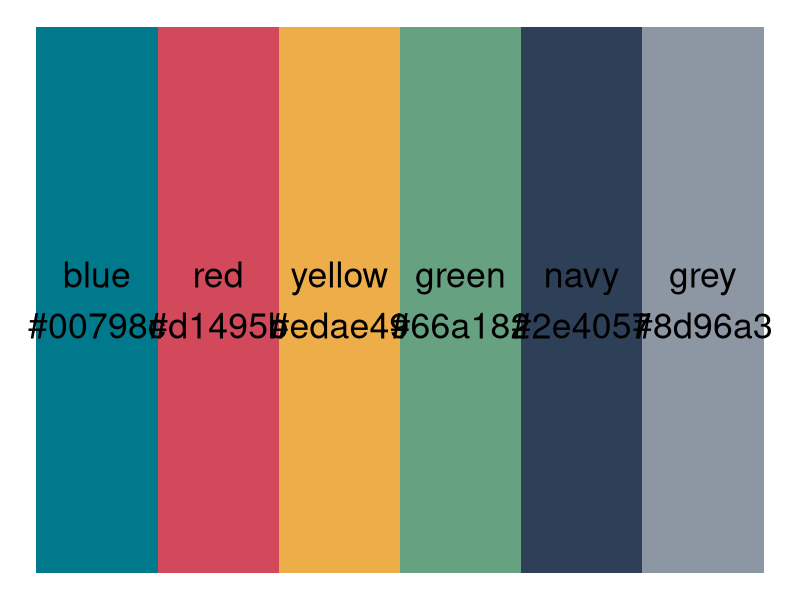
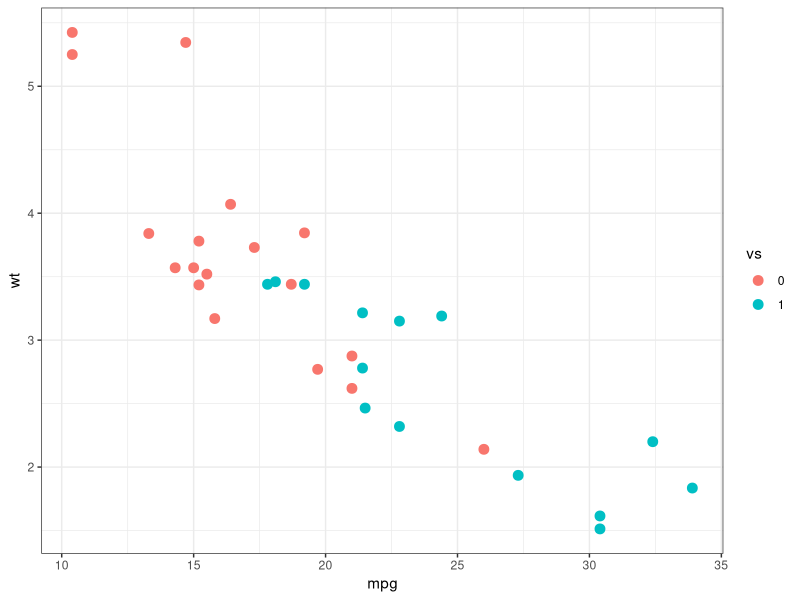
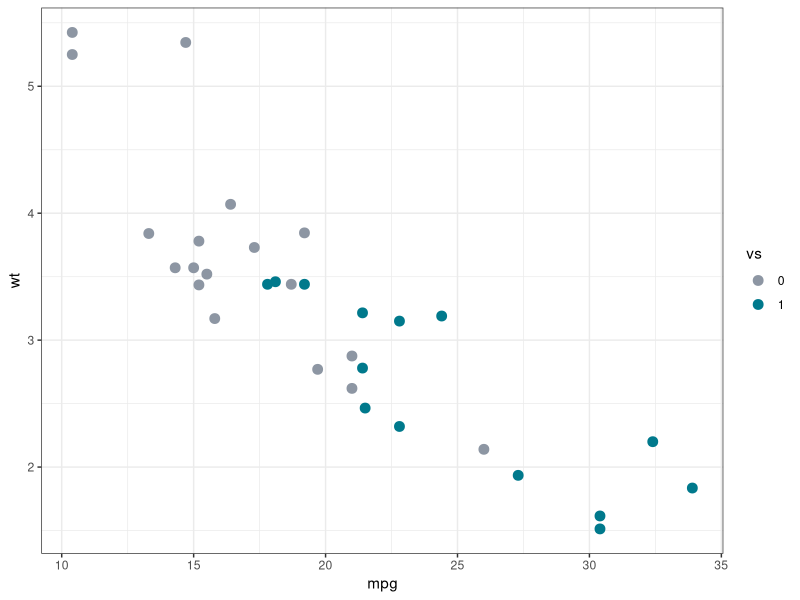
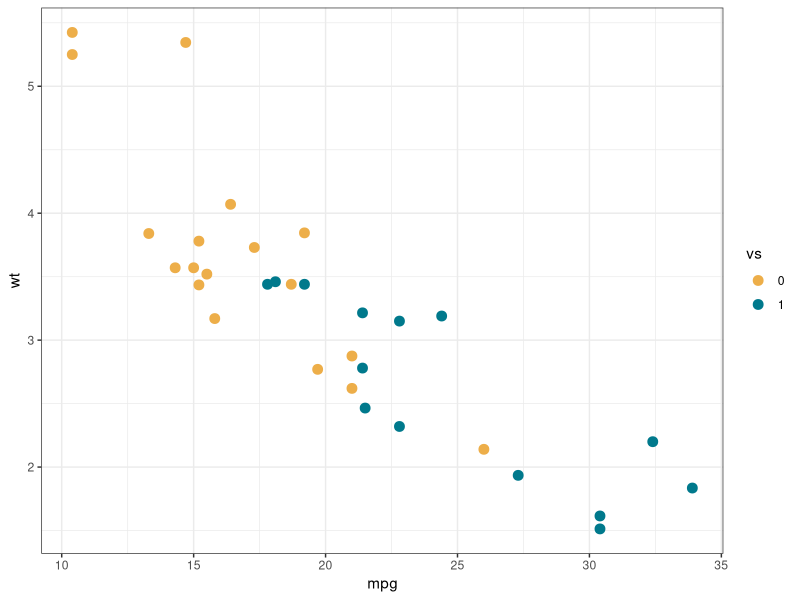
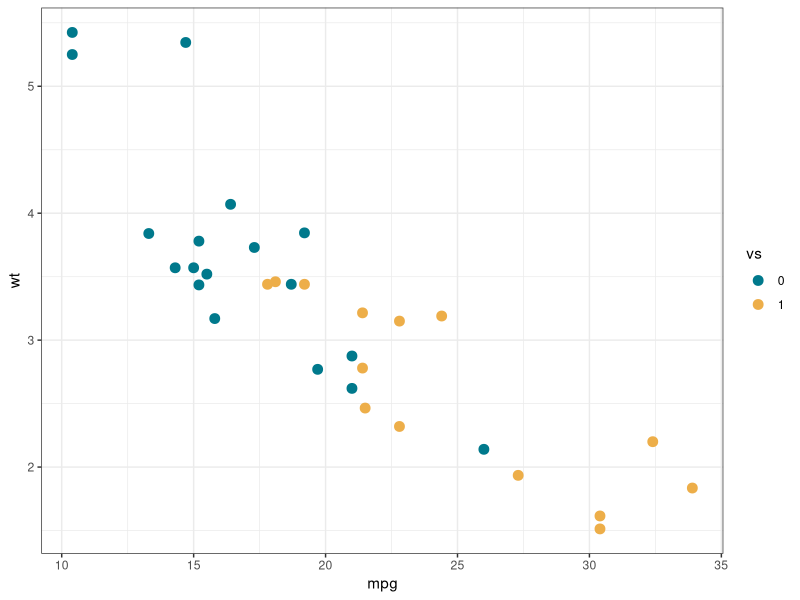
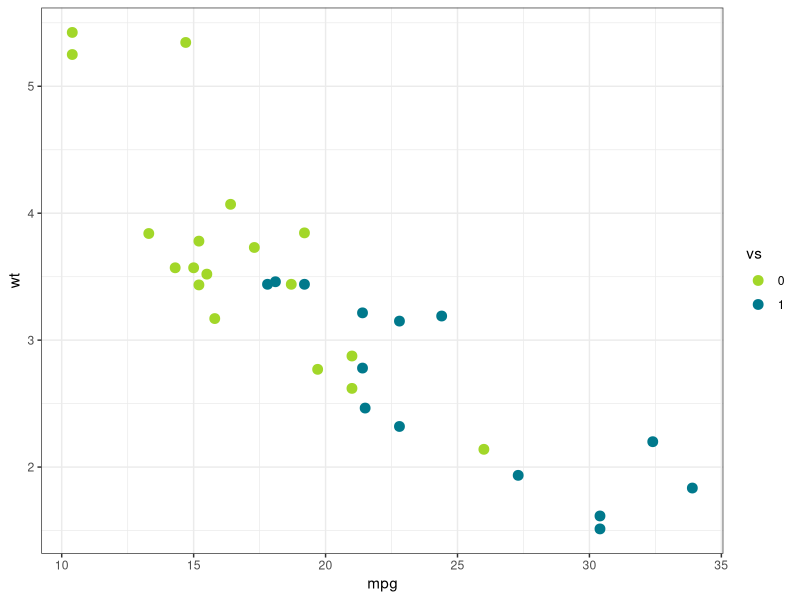
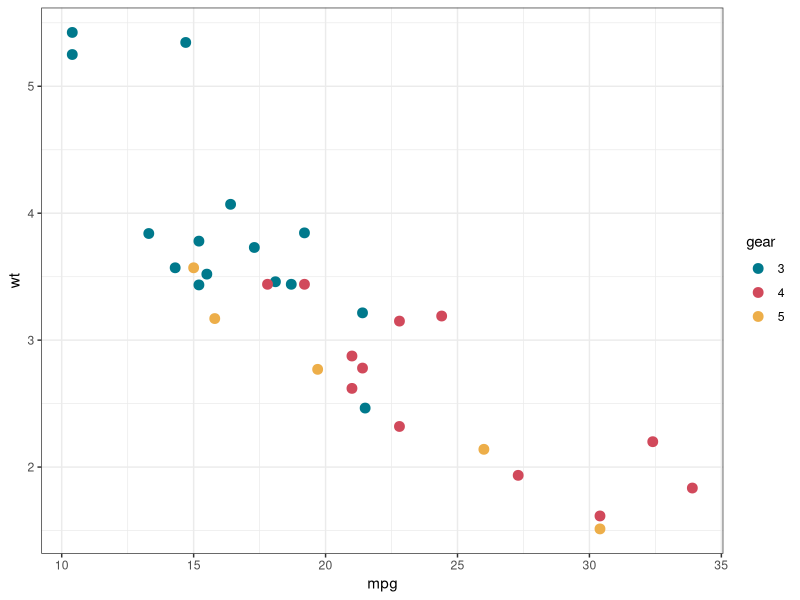
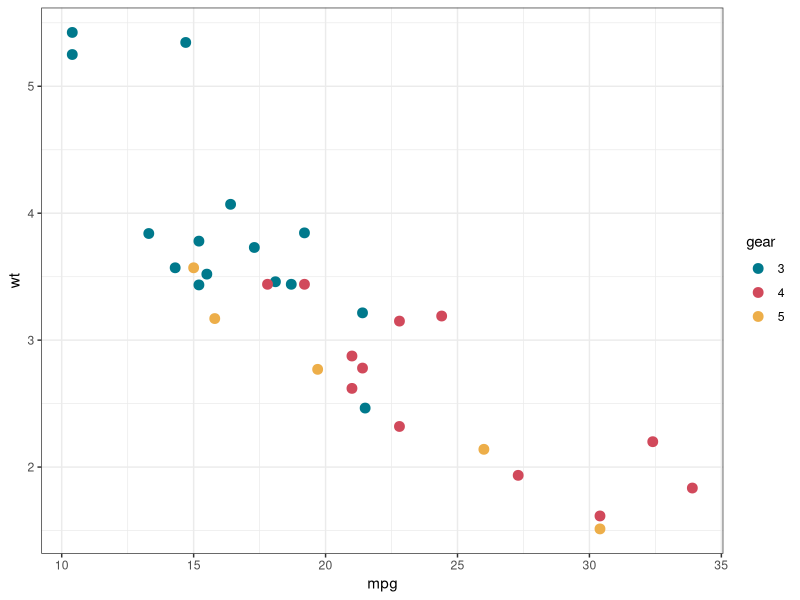

Write the R code that produced these figures, in order.
## ---- chunk 1
knitr::opts_chunk$set(
  echo = TRUE, warning = FALSE, message = FALSE,
  fig.width = 8, fig.height = 4
)
options(htmltools.dir.version = TRUE)
## ---- chunk 2
branded_colors <- list(
  "blue"   = "#00798c",
  "red"    = "#d1495b",
  "yellow" = "#edae49",
  "green"  = "#66a182",
  "navy"   = "#2e4057", 
  "grey"   = "#8d96a3"
)
## ---- chunk 3
library(ggplot2)
bc_df <- data.frame(
  x = 1:6,
  l = paste(names(branded_colors), unlist(branded_colors), sep = "\n"), 
  c = unlist(branded_colors)
)

ggplot(bc_df) +
  aes(x, y = 0.5, label = l, fill = c) +
  geom_tile() +
  geom_text(hjust = 0.5, vjust = 0.5, size = 9) +
  scale_fill_identity() +
  theme_void() +
  guides(fill = FALSE)
## ---- chunk 4
branded_pal <- function(
  primary = "blue", 
  other = "grey", 
  direction = 1
) {
  stopifnot(primary %in% names(branded_colors))
  
  function(n) {
    if (n > 6) warning("Branded Color Palette only has 6 colors.")
    
    if (n == 2) {
      other <- if (!other %in% names(branded_colors)) {
        other
      } else {
        branded_colors[other]
      }
      color_list <- c(other, branded_colors[primary])
    } else {
      color_list <- branded_colors[1:n]
    }
    
    color_list <- unname(unlist(color_list))
    if (direction >= 0) color_list else rev(color_list)
  }
}
## ---- chunk 5
branded_pal()(2)
branded_pal(other = "green")(2)
branded_pal()(3)
branded_pal(direction = -1)(3)
## ---- chunk 6
scale_colour_branded <- function(
  primary = "blue", 
  other = "grey", 
  direction = 1, 
  ...
) {
  ggplot2::discrete_scale(
    "colour", "branded", 
    branded_pal(primary, other, direction), 
    ...
  )
}

scale_color_branded <- scale_colour_branded
## ---- chunk 7
library(ggplot2)

# Convert vs, gear to character so ggplot2 uses discrete scales
mtcars$vs   <- paste(mtcars$vs)
mtcars$gear <- paste(mtcars$gear)

g <- ggplot(mtcars) +
  aes(mpg, wt, color = vs) +
  geom_point(size = 3) +
  theme_bw()

g
## ---- chunk 8
g + scale_color_branded()
## ---- chunk 9
g + scale_color_branded(other = "yellow")
## ---- chunk 10
g + scale_color_branded(other = "yellow", direction = -1)
## ---- chunk 11
g + scale_color_branded(other = "#a2d729")
## ---- chunk 12
g + aes(color = gear) + scale_color_branded()
## ---- chunk 13
g + aes(color = gear) + scale_color_branded(other = "yellow")
## ---- chunk 14
g + aes(color = gear) + scale_color_branded(direction = -1)
## ---- chunk 15
library(dplyr)
txh <- ggplot2::txhousing

# txh_summary <-
#   txh %>% 
#   group_by(year, month) %>% 
#   summarize(sales = mean(sales, na.rm = TRUE)) %>% 
#   mutate(city = "Texas Average")

txh <- txh %>% 
  filter(city %in% c("Austin", "Dallas")) %>%
  select(city, year, month, sales) %>% 
  mutate(
    date = lubridate::make_date(year, month),
    city = factor(city, c("Dallas", "Austin"))
  )

ggplot(txh) +
  aes(date, sales, color = city) +
  geom_line() +
  scale_color_branded() +
  theme_bw() +
  ggtitle(
    "Monthly House Sales in Austin, TX", 
    "Compared with sales in Dallas, TX"
  )
